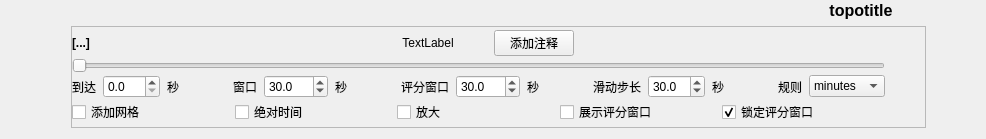
      <widget class="QWidget" name="layoutWidget">
       <layout class="QGridLayout" name="gridLayout_21">
        <property name="topMargin">
         <number>0</number>
        </property>
        <property name="rightMargin">
         <number>0</number>
        </property>
        <item row="0" column="1">
         <widget class="QWidget" name="_topoW" native="true">
          <property name="minimumSize">
           <size>
            <width>250</width>
            <height>0</height>
           </size>
          </property>
          <property name="maximumSize">
           <size>
            <width>300</width>
            <height>16777215</height>
           </size>
          </property>
          <layout class="QVBoxLayout" name="verticalLayout_31">
           <property name="spacing">
            <number>0</number>
           </property>
           <property name="leftMargin">
            <number>0</number>
           </property>
           <property name="topMargin">
            <number>0</number>
           </property>
           <property name="rightMargin">
            <number>0</number>
           </property>
           <property name="bottomMargin">
            <number>0</number>
           </property>
           <item>
            <layout class="QVBoxLayout" name="_topoLayout">
             <property name="topMargin">
              <number>0</number>
             </property>
             <item>
              <widget class="QLabel" name="_topoTitle">
               <property name="maximumSize">
                <size>
                 <width>16777215</width>
                 <height>40</height>
                </size>
               </property>
               <property name="font">
                <font>
                 <pointsize>12</pointsize>
                 <weight>75</weight>
                 <bold>true</bold>
                 <stylestrategy>PreferDefault</stylestrategy>
                 <kerning>true</kerning>
                </font>
               </property>
               <property name="text">
                <string>topotitle</string>
               </property>
               <property name="alignment">
                <set>Qt::AlignCenter</set>
               </property>
              </widget>
             </item>
            </layout>
           </item>
          </layout>
         </widget>
        </item>
        <item row="0" column="0">
         <spacer name="horizontalSpacer_13">
          <property name="orientation">
           <enum>Qt::Horizontal</enum>
          </property>
          <property name="sizeHint" stdset="0">
           <size>
            <width>40</width>
            <height>20</height>
           </size>
          </property>
         </spacer>
        </item>
        <item row="1" column="0" colspan="2">
         <layout class="QHBoxLayout" name="horizontalLayout_3">
          <property name="spacing">
           <number>6</number>
          </property>
          <property name="leftMargin">
           <number>20</number>
          </property>
          <property name="topMargin">
           <number>0</number>
          </property>
          <property name="rightMargin">
           <number>20</number>
          </property>
          <property name="bottomMargin">
           <number>0</number>
          </property>
          <item>
           <spacer name="horizontalSpacer_17">
            <property name="orientation">
             <enum>Qt::Horizontal</enum>
            </property>
            <property name="sizeHint" stdset="0">
             <size>
              <width>40</width>
              <height>20</height>
             </size>
            </property>
           </spacer>
          </item>
          <item>
           <widget class="QFrame" name="_slFrame">
            <property name="minimumSize">
             <size>
              <width>0</width>
              <height>0</height>
             </size>
            </property>
            <property name="frameShape">
             <enum>QFrame::StyledPanel</enum>
            </property>
            <property name="frameShadow">
             <enum>QFrame::Raised</enum>
            </property>
            <layout class="QVBoxLayout" name="verticalLayout_15">
             <property name="spacing">
              <number>0</number>
             </property>
             <property name="leftMargin">
              <number>0</number>
             </property>
             <property name="topMargin">
              <number>0</number>
             </property>
             <property name="rightMargin">
              <number>0</number>
             </property>
             <property name="bottomMargin">
              <number>0</number>
             </property>
             <item>
              <layout class="QGridLayout" name="gridLayout_7">
               <property name="topMargin">
                <number>0</number>
               </property>
               <property name="horizontalSpacing">
                <number>7</number>
               </property>
               <property name="verticalSpacing">
                <number>2</number>
               </property>
               <item row="0" column="0" colspan="18">
                <layout class="QHBoxLayout" name="horizontalLayout_22">
                 <property name="topMargin">
                  <number>3</number>
                 </property>
                 <item>
                  <widget class="QLabel" name="_txtCursor">
                   <property name="font">
                    <font>
                     <weight>75</weight>
                     <bold>true</bold>
                     <stylestrategy>PreferDefault</stylestrategy>
                     <kerning>true</kerning>
                    </font>
                   </property>
                   <property name="text">
                    <string>[...]</string>
                   </property>
                  </widget>
                 </item>
                 <item>
                  <spacer name="horizontalSpacer_18">
                   <property name="orientation">
                    <enum>Qt::Horizontal</enum>
                   </property>
                   <property name="sizeHint" stdset="0">
                    <size>
                     <width>40</width>
                     <height>20</height>
                    </size>
                   </property>
                  </spacer>
                 </item>
                 <item>
                  <widget class="QLabel" name="_SlText">
                   <property name="text">
                    <string>TextLabel</string>
                   </property>
                   <property name="alignment">
                    <set>Qt::AlignCenter</set>
                   </property>
                   <property name="margin">
                    <number>0</number>
                   </property>
                  </widget>
                 </item>
                 <item>
                  <spacer name="horizontalSpacer_33">
                   <property name="orientation">
                    <enum>Qt::Horizontal</enum>
                   </property>
                   <property name="sizeType">
                    <enum>QSizePolicy::Minimum</enum>
                   </property>
                   <property name="sizeHint" stdset="0">
                    <size>
                     <width>40</width>
                     <height>20</height>
                    </size>
                   </property>
                  </spacer>
                 </item>
                 <item>
                  <widget class="QPushButton" name="_AnnotateRun">
                   <property name="text">
                    <string>添加注释</string>
                   </property>
                  </widget>
                 </item>
                 <item>
                  <spacer name="horizontalSpacer_29">
                   <property name="orientation">
                    <enum>Qt::Horizontal</enum>
                   </property>
                   <property name="sizeHint" stdset="0">
                    <size>
                     <width>40</width>
                     <height>20</height>
                    </size>
                   </property>
                  </spacer>
                 </item>
                </layout>
               </item>
               <item row="1" column="0" colspan="18">
                <widget class="QSlider" name="_SlVal">
                 <property name="orientation">
                  <enum>Qt::Horizontal</enum>
                 </property>
                 <property name="tickPosition">
                  <enum>QSlider::NoTicks</enum>
                 </property>
                 <property name="tickInterval">
                  <number>10</number>
                 </property>
                </widget>
               </item>
               <item row="2" column="0">
                <widget class="QLabel" name="label">
                 <property name="text">
                  <string>到达</string>
                 </property>
                </widget>
               </item>
               <item row="2" column="1">
                <widget class="QDoubleSpinBox" name="_SlGoto">
                 <property name="decimals">
                  <number>1</number>
                 </property>
                </widget>
               </item>
               <item row="2" column="2">
                <widget class="QLabel" name="label_12">
                 <property name="text">
                  <string>秒</string>
                 </property>
                </widget>
               </item>
               <item row="2" column="3">
                <spacer name="horizontalSpacer_4">
                 <property name="orientation">
                  <enum>Qt::Horizontal</enum>
                 </property>
                 <property name="sizeType">
                  <enum>QSizePolicy::Maximum</enum>
                 </property>
                 <property name="sizeHint" stdset="0">
                  <size>
                   <width>40</width>
                   <height>20</height>
                  </size>
                 </property>
                </spacer>
               </item>
               <item row="2" column="4">
                <widget class="QLabel" name="label_3">
                 <property name="text">
                  <string>窗口</string>
                 </property>
                </widget>
               </item>
               <item row="2" column="5">
                <widget class="QDoubleSpinBox" name="_SigWin">
                 <property name="decimals">
                  <number>1</number>
                 </property>
                 <property name="maximum">
                  <double>1000.000000000000000</double>
                 </property>
                 <property name="value">
                  <double>30.000000000000000</double>
                 </property>
                </widget>
               </item>
               <item row="2" column="6">
                <widget class="QLabel" name="label_4">
                 <property name="text">
                  <string>秒</string>
                 </property>
                </widget>
               </item>
               <item row="2" column="7">
                <spacer name="horizontalSpacer_5">
                 <property name="orientation">
                  <enum>Qt::Horizontal</enum>
                 </property>
                 <property name="sizeType">
                  <enum>QSizePolicy::Expanding</enum>
                 </property>
                 <property name="sizeHint" stdset="0">
                  <size>
                   <width>40</width>
                   <height>20</height>
                  </size>
                 </property>
                </spacer>
               </item>
               <item row="2" column="8">
                <widget class="QLabel" name="label_3_1">
                 <property name="text">
                  <string>评分窗口</string>
                 </property>
                </widget>
               </item>
               <item row="2" column="9">
                <widget class="QDoubleSpinBox" name="_ScorWin">
                 <property name="decimals">
                  <number>1</number>
                 </property>
                 <property name="minimum">
                  <double>0.100000000000000</double>
                 </property>
                 <property name="maximum">
                  <double>1000.000000000000000</double>
                 </property>
                 <property name="value">
                  <double>30.000000000000000</double>
                 </property>
                </widget>
               </item>
               <item row="2" column="10">
                <widget class="QLabel" name="label_4_1">
                 <property name="text">
                  <string>秒</string>
                 </property>
                </widget>
               </item>
               <item row="2" column="11">
                <spacer name="horizontalSpacer_5_1">
                 <property name="orientation">
                  <enum>Qt::Horizontal</enum>
                 </property>
                 <property name="sizeType">
                  <enum>QSizePolicy::Expanding</enum>
                 </property>
                 <property name="sizeHint" stdset="0">
                  <size>
                   <width>40</width>
                   <height>20</height>
                  </size>
                 </property>
                </spacer>
               </item>
               <item row="2" column="12">
                <widget class="QLabel" name="label_5">
                 <property name="text">
                  <string>滑动步长</string>
                 </property>
                </widget>
               </item>
               <item row="2" column="13">
                <widget class="QDoubleSpinBox" name="_SigSlStep">
                 <property name="decimals">
                  <number>1</number>
                 </property>
                 <property name="minimum">
                  <double>0.100000000000000</double>
                 </property>
                 <property name="value">
                  <double>30.000000000000000</double>
                 </property>
                </widget>
               </item>
               <item row="2" column="14">
                <widget class="QLabel" name="label_6">
                 <property name="text">
                  <string>秒</string>
                 </property>
                </widget>
               </item>
               <item row="2" column="15">
                <spacer name="horizontalSpacer_6">
                 <property name="orientation">
                  <enum>Qt::Horizontal</enum>
                 </property>
                 <property name="sizeHint" stdset="0">
                  <size>
                   <width>40</width>
                   <height>20</height>
                  </size>
                 </property>
                </spacer>
               </item>
               <item row="2" column="16">
                <widget class="QLabel" name="label_31">
                 <property name="text">
                  <string>规则</string>
                 </property>
                </widget>
               </item>
               <item row="2" column="17">
                <widget class="QComboBox" name="_slRules">
                 <property name="currentIndex">
                  <number>0</number>
                 </property>
                 <item>
                  <property name="text">
                   <string>minutes</string>
                  </property>
                 </item>
                 <item>
                  <property name="text">
                   <string>seconds</string>
                  </property>
                 </item>
                 <item>
                  <property name="text">
                   <string>hours</string>
                  </property>
                 </item>
                </widget>
               </item>
               <item row="2" column="18">
                <spacer name="horizontalSpacer_3">
                 <property name="orientation">
                  <enum>Qt::Horizontal</enum>
                 </property>
                 <property name="sizeHint" stdset="0">
                  <size>
                   <width>40</width>
                   <height>20</height>
                  </size>
                 </property>
                </spacer>
               </item>
               <item row="3" column="0" colspan="18">
                <layout class="QHBoxLayout" name="horizontalLayout_22_1">
                 <property name="bottomMargin">
                  <number>3</number>
                 </property>
                 <item>
                  <widget class="QCheckBox" name="_slGrid">
                   <property name="text">
                    <string>添加网格</string>
                   </property>
                   <property name="checked">
                    <bool>false</bool>
                   </property>
                  </widget>
                 </item>
                 <item>
                  <widget class="QCheckBox" name="_slAbsTime">
                   <property name="text">
                    <string>绝对时间</string>
                   </property>
                  </widget>
                 </item>
                 <item>
                  <widget class="QCheckBox" name="_slMagnify">
                   <property name="text">
                    <string>放大</string>
                   </property>
                  </widget>
                 </item>
                 <item>
                  <widget class="QCheckBox" name="_ScorWinVisible">
                   <property name="text">
                    <string>展示评分窗口</string>
                   </property>
                   <property name="checked">
                    <bool>false</bool>
                   </property>
                  </widget>
                 </item>
                 <item>
                  <widget class="QCheckBox" name="_LockScorSigWins">
                   <property name="text">
                    <string>锁定评分窗口</string>
                   </property>
                   <property name="checked">
                    <bool>true</bool>
                   </property>
                  </widget>
                 </item>
                </layout>
               </item>
              </layout>
             </item>
            </layout>
           </widget>
          </item>
          <item>
           <spacer name="horizontalSpacer_16">
            <property name="orientation">
             <enum>Qt::Horizontal</enum>
            </property>
            <property name="sizeHint" stdset="0">
             <size>
              <width>40</width>
              <height>20</height>
             </size>
            </property>
           </spacer>
          </item>
         </layout>
        </item>
       </layout>
      </widget>
